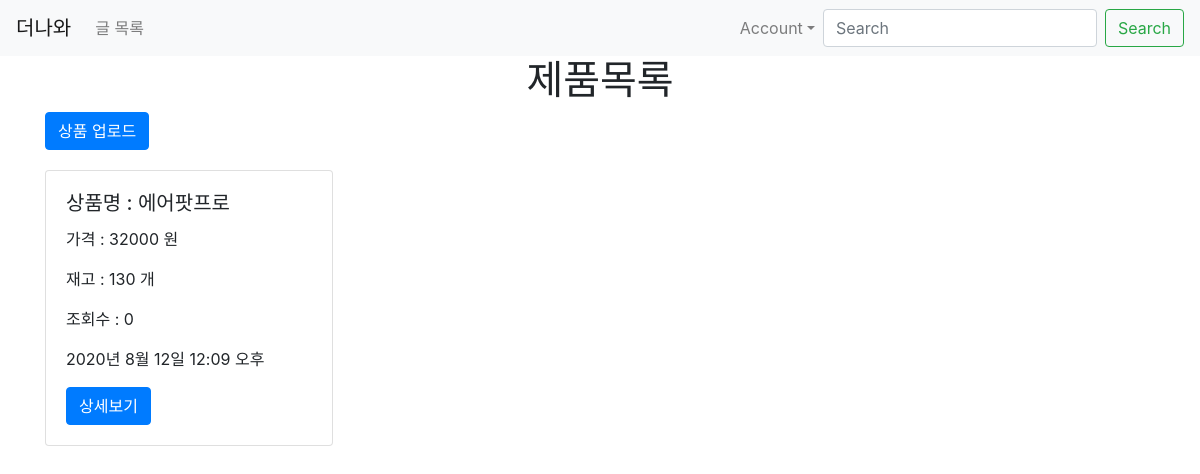
/products/, run on an earlier commit of the app's database.
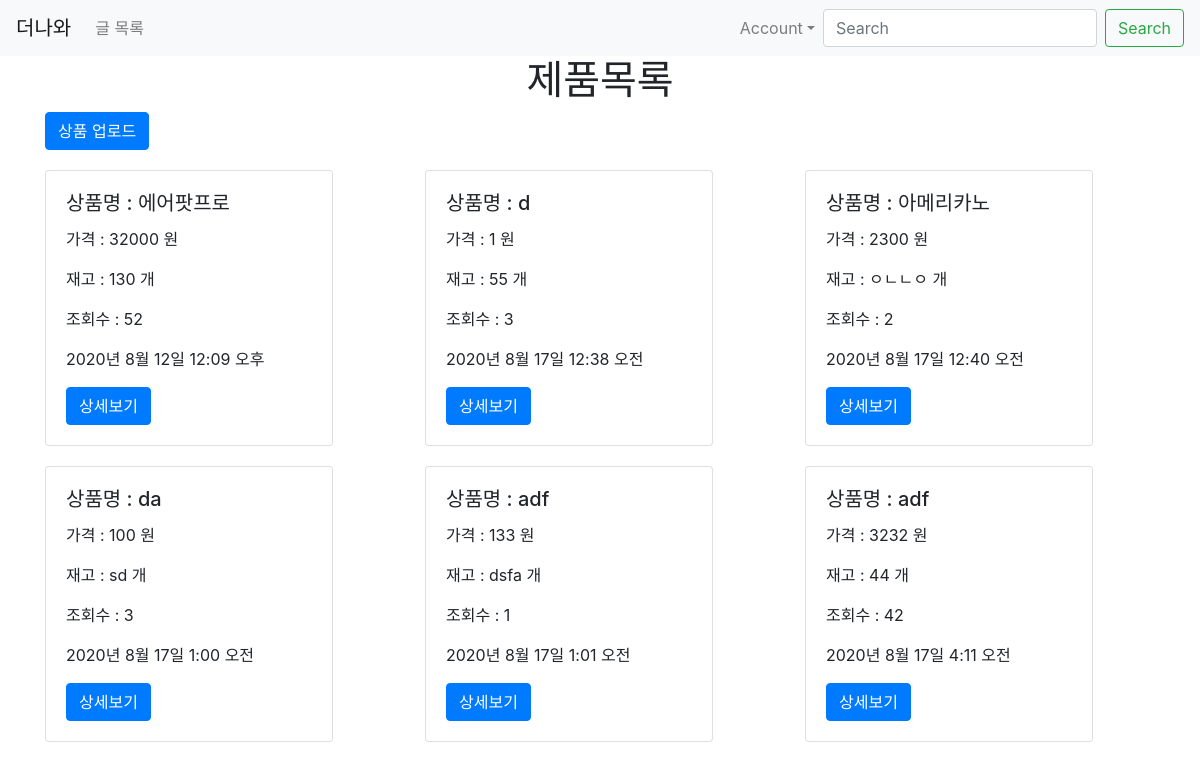
And on a later commit of the database.
### products/models.py (models this page shows)
class Product(models.Model):
    name = models.CharField(max_length=50, null=False)
    desc = models.CharField(max_length=50, null=False)
    price = models.IntegerField(null=True)
    cnt = models.IntegerField(null=True)
    view_count = models.IntegerField(default=0)
    created_at = models.DateTimeField(auto_now_add = True)
    updated_at = models.DateTimeField(auto_now = True)
    image = models.ImageField(upload_to='images/', null=True)
    user = models.ForeignKey(User, on_delete = models.CASCADE, null=True)

### products/views.py (the view)
# urls.py: path('', views.main, name="main"),
def main(request):
    product = Product.objects.all()
    return render(request,'products/main.html', {'product': product})

### products/templates/products/main.html
{% extends 'base.html' %} {% load static %} {% block content %}
<div class="container">
  <h1>제품목록</h1>
  <a href="{% url 'products:new' %}" class="btn btn-primary">상품 업로드</a>
  <div class="row">
    {% for product in product %}
    <div class="col-md-4 col-12">
      <div class="card" style="width: 18rem; margin-top: 20px;">
        <div class="card-body">
          <h5 class="card-title">상품명 : {{ product.name }}</h5>
          <p class="card-text">가격 : {{ product.price }} 원</p>
          <p>재고 : {{ product.cnt }} 개</p>
          <p class="card-text">조회수 : {{ product.view_count }}</p>
          <p>{{ product.created_at }}</p>
          <a href="{% url 'products:show' product.pk %}" class="btn btn-primary">상세보기</a>
        </div>
      </div>
    </div>
    {% endfor %}
  </div>
</div>
{% endblock %}

### myblog/templates/base.html (shortened to what this page needs)
{% load static %}
<!DOCTYPE html>
<html lang="en">
  <head>
    <link
      rel="stylesheet"
      href="https://stackpath.bootstrapcdn.com/bootstrap/4.5.0/css/bootstrap.min.css"
    />
    <link rel="stylesheet" href="{% static 'css/project.css' %}" />
  </head>
  <body>
    {% include 'shared/_navbar.html' %} {% block content %} {% endblock %}
  </body>
</html>

### myblog/templates/shared/_navbar.html (shortened to what this page needs)
<nav class="navbar navbar-expand-lg navbar-light bg-light">
  <a class="navbar-brand" href="{% url 'main' %}">더나와</a>
  <div class="collapse navbar-collapse" id="navbarSupportedContent">
    <ul class="navbar-nav mr-auto">
      <li class="nav-item">
        <a class="nav-link" href="{% url 'products:main' %}">글 목록</a>
      </li>
    </ul>
    <ul class="nav navbar-nav navbar-right">
      <li class="nav-item dropdown">
        <a class="nav-link dropdown-toggle" data-toggle="dropdown" href="#" role="button" aria-haspopup="true"
          aria-expanded="false">Account</a>
      </li>
    </ul>
    <form class="form-inline my-2 my-lg-0">
      <input class="form-control mr-sm-2" type="search" placeholder="Search" aria-label="Search" />
      <button class="btn btn-outline-success my-2 my-sm-0" type="submit">
        Search
      </button>
    </form>
  </div>
</nav>

### myblog/static/css/project.css (style rules this page uses)
h1 { text-align: center; }

What changed in the data, as far as the page shows it:
changed Product "에어팟프로": view_count "0" → "52"
added Product: name "d", price "1", cnt "55", view_count "3", created_at "2020년 8월 17일 12:38 오전"
added Product: name "아메리카노", price "2300", cnt "ㅇㄴㄴㅇ", view_count "2", created_at "2020년 8월 17일 12:40 오전"
added Product: name "da", price "100", cnt "sd", view_count "3", created_at "2020년 8월 17일 1:00 오전"
added Product: name "adf", price "133", cnt "dsfa", view_count "1", created_at "2020년 8월 17일 1:01 오전"
added Product: name "adf", price "3232", cnt "44", view_count "42", created_at "2020년 8월 17일 4:11 오전"
